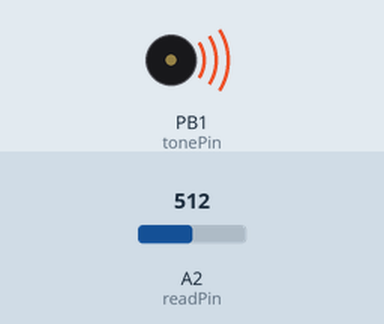
Recording of a sketch running on a simulated ATtiny85, built with avr-gcc and run on an emulated ATtiny85. Parts: buzzer (waves = sounding). The inputs (shaded band) are chosen by the test bench; at power-on: A2 (readPin) = 512.

Above: at 1.2 s.
1.3 s: A2 (readPin) set to 489
At 2.0 s:
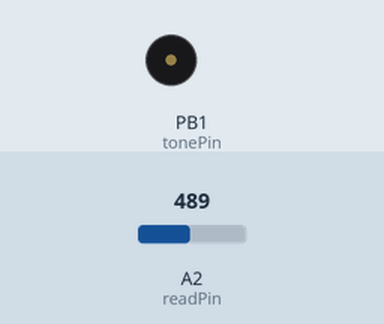
2.8 s: A2 (readPin) set to 511
At 3.1 s:
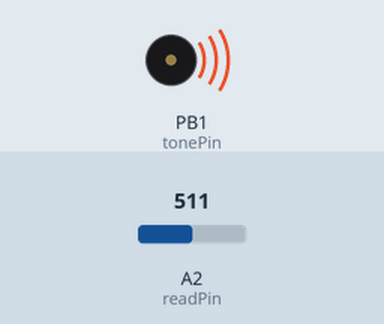
4.3 s: A2 (readPin) set to 495
At 5.5 s:
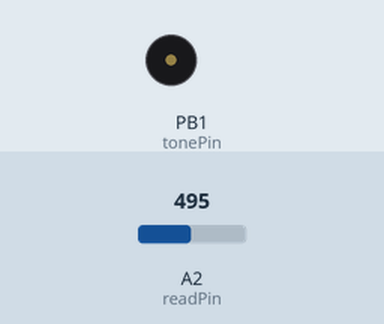
Timing chart, 0 to 7.3 s (numbered marks = the images above; inputs shaded):
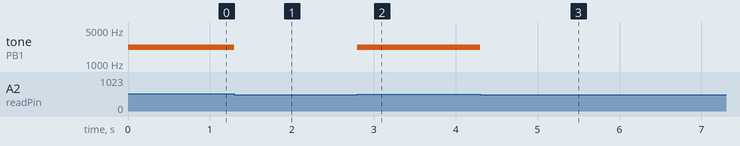

The sketch:

keyboardinstrument.ino
```cpp
const int Note_C  = 239;
const int Note_CS = 225;
const int Note_D  = 213;
const int Note_DS = 201;
const int Note_E  = 190;
const int Note_F  = 179;
const int Note_FS = 169;
const int Note_G  = 159;
const int Note_GS = 150;
const int Note_A  = 142;
const int Note_AS = 134;
const int Note_B  = 127;

int tonePin = 1;
int readPin = A2;

bool toneOn = false;

void setup() {
  pinMode(tonePin,OUTPUT);
}

void loop() {
  int keyVal = analogRead(readPin);
  if(keyVal == 1023){
    TinyTone(Note_A, 3);
  } else if(keyVal >= 990 && keyVal <= 1010){
    TinyTone(Note_B, 3);
  } else if(keyVal >= 505 && keyVal <= 520){
    TinyTone(Note_CS, 4);
  } else if(keyVal >= 3 && keyVal <= 30){
    TinyTone(Note_D, 4);
  } else {
    StopTone();
  }
}

void TinyTone(unsigned char divisor, unsigned char octave)
{
  TCCR1 = 0x90 | (8-octave); // for 1MHz clock
  //TCCR1 = 0x90 | (11-octave); // for 8MHz clock
  OCR1C = divisor-1;         // set the OCR
  //delay(duration);         // stop the counter
}

void StopTone(){
  TCCR1 = 0x90;
}
```

Measured:
- the behaviour switches between 505 and 504 on A2 (readPin) (found by bisection; images 0 and 1)
- after the input at 1.3 s, tone on PB1 (tonePin): 2222 Hz → silent at once
- after the input at 2.8 s, tone on PB1 (tonePin): silent → 2222 Hz at once
- after the input at 4.3 s, tone on PB1 (tonePin): 2222 Hz → silent at once
